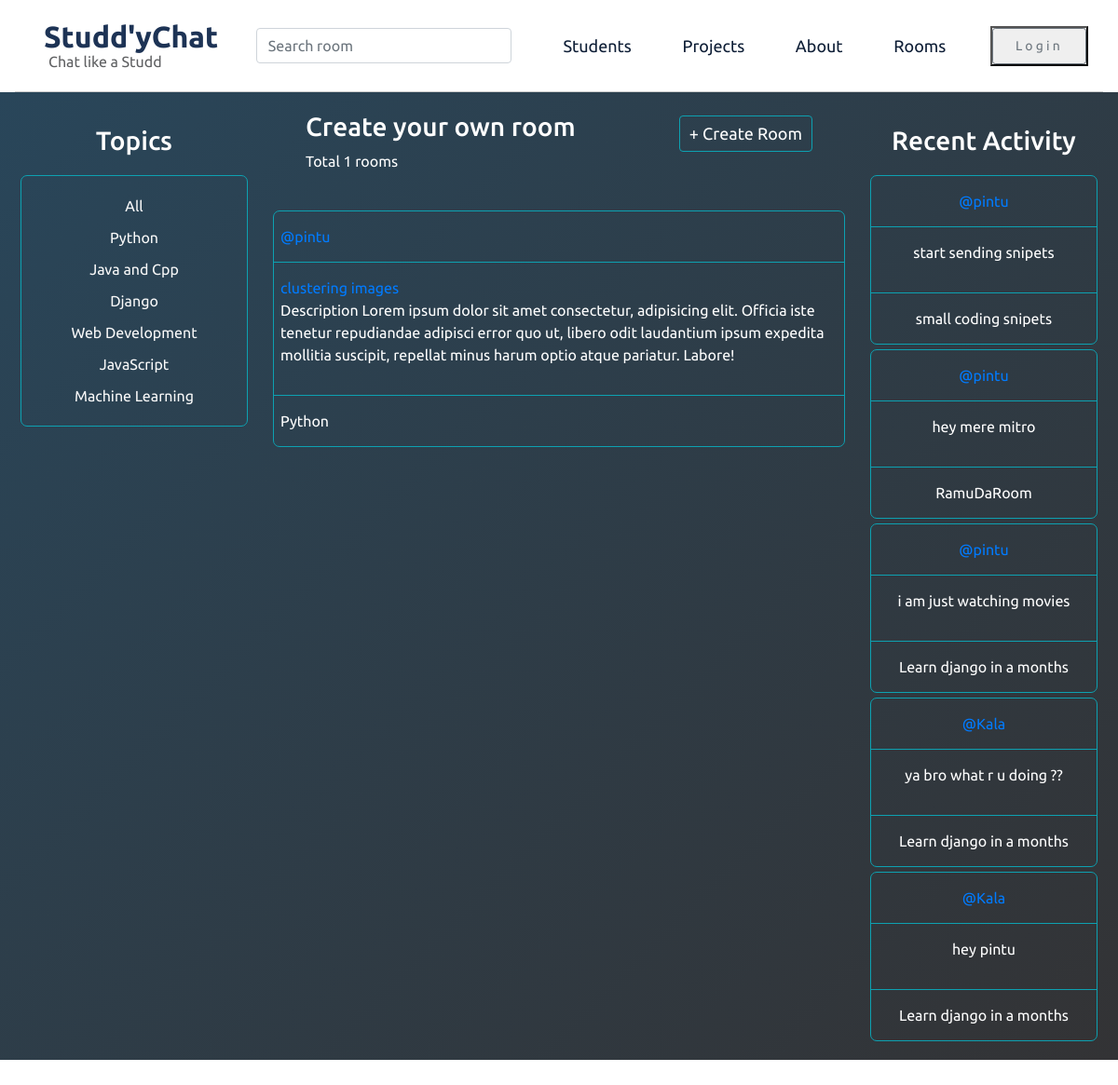
Page /?q=Python on the committed database.
### base/models.py (models this page shows)
class Topic(models.Model):
    name = models.CharField(max_length=200)
    def __str__(self):
        return self.name

class Room(models.Model):
    host = models.ForeignKey(User,on_delete=models.SET_NULL,null=True)
    topic = models.ForeignKey(Topic,on_delete=models.SET_NULL,null=True)
    name = models.CharField(max_length=200)
    description = models.TextField(null=True,blank=True)
    participants = models.ManyToManyField(User,related_name='participants',blank=True)
    updated = models.DateTimeField(auto_now=True)
    created = models.DateTimeField(auto_now_add=True)
    class Meta:
        ordering = ['-updated','-created']
    def __str__(self):
        return self.name

class Message(models.Model):
    user = models.ForeignKey(User,on_delete=models.CASCADE)
    room = models.ForeignKey(Room,on_delete=models.CASCADE)
    body = models.TextField()
    updated = models.DateTimeField(auto_now=True)
    created = models.DateTimeField(auto_now_add=True)
    class Meta:
        ordering = ['-updated','-created']
    def __str__(self):
        return self.body[0:50]

### base/views.py (the view)
# urls.py: path('',views.home,name='home'),
def home(request):
    q = request.GET.get('q') if request.GET.get('q') !=None else ''
    rooms = Room.objects.filter(
        Q(topic__name__icontains=q) |
        Q(name__icontains=q) |
        Q(description__icontains=q)
        )
    topics = Topic.objects.all()
    room_count = rooms.count()
    room_messages = Message.objects.all()
    context = {'rooms':rooms,'topics':topics,
               'room_count':room_count,'room_messages':room_messages}
    return render(request,'base/home.html',context)

### base/templates/base/home.html
{%extends 'main.html'%}
{%block content%}
<section class="grid-container">
  <div class="topics">
    {%include 'base/topics_component.html' %}
  </div>
  <div class="room">
  <div class="roomstop">
    <div class="roomsHeading">
      <h3>Create your own room</h3>
      <p>Total {{room_count}} rooms</p>
    </div>
    <div class="roomsBtn">
      <a href="{% url 'create-room'%}"><button class="createRoombtn">+ Create Room</button></a>
    </div>
    </div>
    {%include 'base/feed_component.html' %}
  </div>
  <div class="recents">
    <h3>Recent Activity</h3>
    {%include 'base/activity_component.html' %}
  </div>
</section>
{%endblock content%}

### base/templates/base/topics_component.html
<h3>Topics</h3>
<div class="topics-container">
<a href="{% url 'home' %}">All</a>
  {% for topic in topics%}
  <a href="{% url 'home' %}?q={{topic.name}}">{{topic}}</a>
{%endfor%}
</div>

### base/templates/base/feed_component.html (shortened to what this page needs)
  {% for room in rooms%}
  <div class="room-container">
    <div class="room-user"><a href="{% url 'user-profile' room.host.id %}">@{{room.host.username}}</a>
    </div>
    <div class="room-mid">
      <a href="{% url 'room' room.id%}">{{room.name}}</a>
      <p>Description Lorem ipsum dolor sit amet consectetur, adipisicing elit.
         Officia iste tenetur repudiandae adipisci error quo ut, libero odit
         laudantium ipsum expedita mollitia suscipit, repellat minus harum optio
         atque pariatur. Labore!</p>
    </div>
    <div class="room-bottom">{{room.topic}}</div>
  </div>
  {%endfor%}

### base/templates/base/activity_component.html (shortened to what this page needs)
{% for message in room_messages %}
<div class="room-container">
  <div class="room-user"><a href="{% url 'user-profile' message.user.id %}">@{{message.user}}</a></div>
  <div class="room-mid">
    <p>{{message}}</p>
  </div>
  <div class="room-bottom">{{message.room}}
</div>
</div>
{% endfor%}

### static/style/style.css (style rules this page uses)
* { margin: 0; padding: 0; font-family: 'Montserrat', sans-serif; font-family: 'Poppins', sans-serif; font-family: 'Roboto', sans-serif; font-family: 'Ubuntu', sans-serif; }
a { text-decoration: none; }
.grid-container { background-color: hsla(198, 16%, 75%, 0.902); background-image: linear-gradient(135deg, #29465a 0%, #333335 100%); margin-bottom:370px; display: grid; height: fit-content; grid-template-columns: 24% 52% 24%; color: #ffffff; }
.roomstop { display: flex; padding: 20px 40px; }
.roomsBtn { font-size: 18px; margin-left: auto; margin-top: 5px; }
.topics, .recents { text-align: center; padding: 15px; margin: 0px 2px; height: fit-content; }
.topics h3, .recents h3 { margin: 20px; }
.createRoombtn { border-radius: 4px; padding: 5px 10px; color: #ffffff; background: transparent; border:1px solid#0da1b1; }
.room-container { height: fit-content; border:1px solid#0da1b1; margin: 5px; border-radius: 7px; }
.room-user { padding: 15px 7px; border-bottom:1px solid#0da1b1; }
.room-mid { padding: 15px 7px; height: fit-content; border-bottom:1px solid#0da1b1; }
.room-bottom { padding: 15px 7px; }
.topics-container { height: fit-content; border:1px solid#0da1b1; margin: 5px; border-radius: 7px; display: flex; flex-direction: column; padding: 15px; }
.topics-container a { margin: 5px; color: #f9f9f9; }

### rows in the picture
Topic: name "Python"
Topic: name "Java and Cpp"
Topic: name "Django"
Topic: name "Web Development"
Topic: name "JavaScript"
Topic: name "Machine Learning"
Room: host.username "pintu", name "clustering images", topic "Python"
Message: user "pintu", body "start sending snipets", room "small coding snipets"
Message: user "pintu", body "hey mere mitro", room "RamuDaRoom"
Message: user "pintu", body "i am just watching movies", room "Learn django in a months"
Message: user "Kala", body "ya bro what r u doing ??", room "Learn django in a months"
Message: user "Kala", body "hey pintu", room "Learn django in a months"

### other values in the picture
{{ room_count }} "1"
